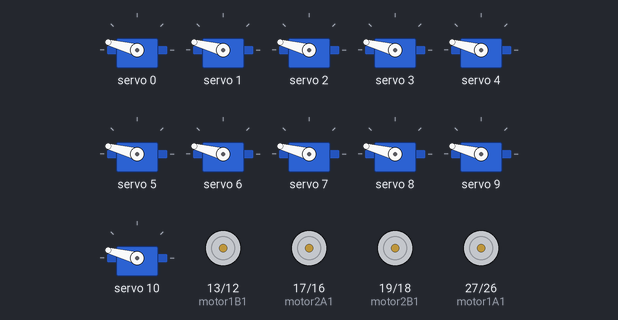
A sketch run on a simulated ESP32. Parts: 11 × servo, motor-driver pin pairs drawn as motors (green arrow = first pin HIGH = forward, orange = second pin HIGH = backward, longer = more drive). What the sketch prints to the serial monitor is not drawn.

Above: at 0.1 s.
At 2.1 s:
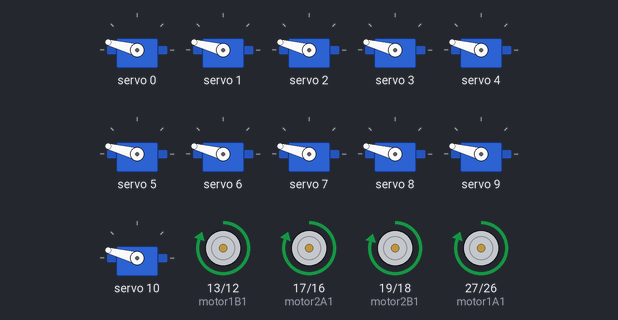
At 7.11 s:
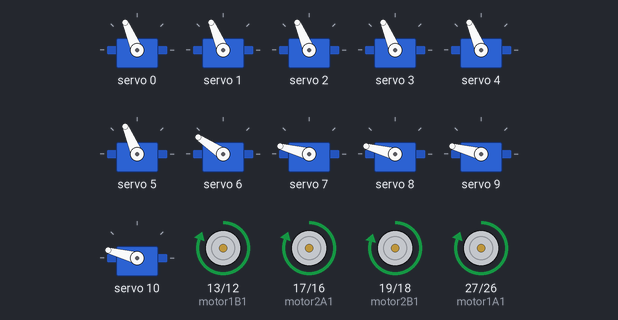
At 12.41 s:
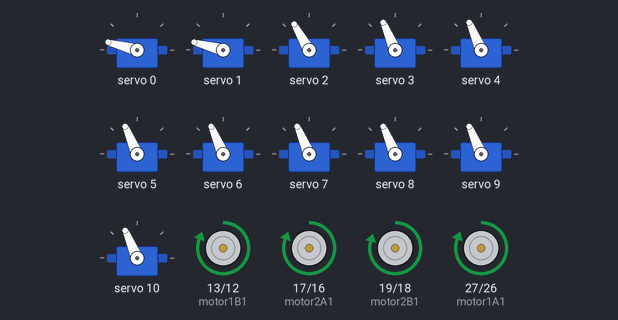
At 22.9 s:
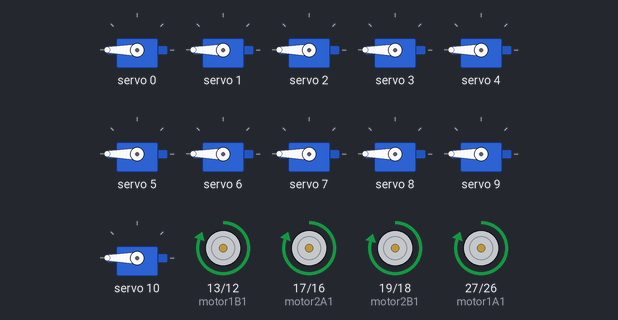
At 36.9 s:
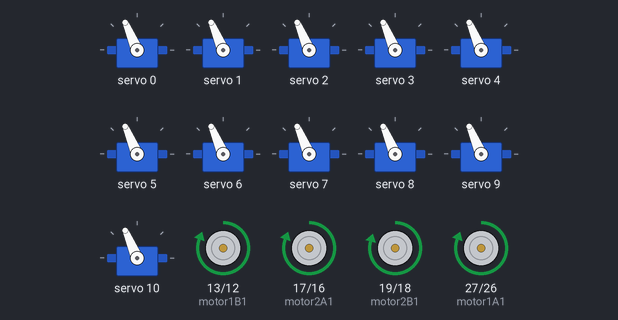
Timing chart, 0 to 40.0 s (numbered marks = the images above):
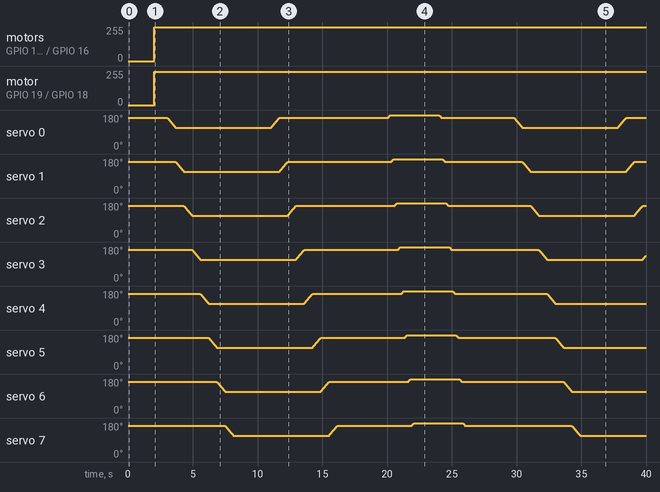

Measured:
- by itself, motor on GPIO 13 (motor1B1) / GPIO 12 (motor1B2), motor on GPIO 17 (motor2A1) / GPIO 16 (motor2A2): stopped → forward 255/255 at 2.0 s
- by itself, motor on GPIO 19 (motor2B1) / GPIO 18 (motor2B2): stopped → forward 250/255 at 2.0 s

The sketch:

HuellaFull_Adapted.ino
```cpp
#include <Wire.h>
#include <Adafruit_PWMServoDriver.h>
Adafruit_PWMServoDriver pca9685 = Adafruit_PWMServoDriver(0x40); // Dirección I2C 0x40 por defecto

int velocidadMotorPWM = 250;

const byte motor1A1 = 27; // A-1A del driver A
const byte motor1A2 = 26; // A-1B del driver A
const byte motor1B1 = 13; // B1-A del driver A
const byte motor1B2 = 12; // B2-A del driver A

const byte motor2A1 = 17; // A-1A del driver B
const byte motor2A2 = 16; // A-1B del driver B
const byte motor2B1 = 19; // B-1A del driver B (PWM)
const byte motor2B2 = 18; // B-2A del driver B

bool motor1Activado = false;
bool motor2Activado = false;

// Configuración del rango de PWM calibrado para los servos
const int SERVO_MIN = 350; // Valor mínimo de PWM para el ángulo inicial calibrado
const int SERVO_MAX = 505; // Valor máximo de PWM para el ángulo final calibrado
const int SERVO_CENTRO = 460; // Valor de PWM para el ángulo central calibrado

void setup() {
  Serial.begin(115200);
  Serial.println("Iniciando prueba de servomotores con rango calibrado...");

  // Inicializa la comunicación I2C
  Wire.begin(21, 22); // SDA en GPIO 21, SCL en GPIO 22

  // Inicializa el módulo PCA9685
  pca9685.begin();
  pca9685.setPWMFreq(50); // Frecuencia de 50 Hz para control de servos

  // Configuración de los pines como salidas
  pinMode(motor1A1, OUTPUT);
  pinMode(motor1A2, OUTPUT);
  pinMode(motor1B1, OUTPUT);
  pinMode(motor1B2, OUTPUT);

  pinMode(motor2A1, OUTPUT);
  pinMode(motor2A2, OUTPUT);
  pinMode(motor2B1, OUTPUT);
  pinMode(motor2B2, OUTPUT);

  // Inicialización de los motores apagados
  apagarMotores();

  // Coloca todos los servos en la posición central
  for (int i = 0; i < 11; i++) {
    moverServo(i, SERVO_CENTRO);
  }
  delay(2000); // Pausa de 5 segundos en la posición central

}

void loop() {
  // Ejemplo de prueba: encender los motores si no están activados
  if (!motor1Activado) {
    activarMotor1();  // Activa el motor 1 en un sentido
    motor1Activado = true;
  }

  if (!motor2Activado) {
    activarMotor2();  // Activa el motor 2 con PWM en un sentido
    motor2Activado = true;
  }


  // Mantener los motores encendidos indefinidamente
  delay(1000);

  // Mover suavemente todos los servos al ángulo mínimo calibrado
  for (int i = 0; i < 11; i++) {
    moverSuavemente(i, SERVO_CENTRO, SERVO_MIN);
  }
  delay(1000); // Quedarse 2 segundos en la posición mínima

  // Mover suavemente todos los servos al ángulo central calibrado
  for (int i = 0; i < 11; i++) {
    moverSuavemente(i, SERVO_MIN, SERVO_CENTRO);
  }
  delay(2000); // Quedarse 5 segundos en el centro

  // Mover suavemente todos los servos al ángulo máximo calibrado
  for (int i = 0; i < 11; i++) {
    moverSuavemente(i, SERVO_CENTRO, SERVO_MAX);
  }
  delay(1000); // Quedarse 2 segundos en la posición máxima

  // Mover suavemente todos los servos al ángulo central calibrado
  for (int i = 0; i < 11; i++) {
    moverSuavemente(i, SERVO_MAX, SERVO_CENTRO);
  }
  delay(2000); // Quedarse 5 segundos en el centro
}

// Función para activar el motor 1 en un solo sentido
void activarMotor1() {
  // Activa en un solo sentido
  digitalWrite(motor1A1, HIGH);
  digitalWrite(motor1A2, LOW);
  digitalWrite(motor1B1, HIGH);
  digitalWrite(motor1B2, LOW);
}

// Función para activar el motor 2 con control PWM en un solo sentido
void activarMotor2() {
  // Activa en un solo sentido con control PWM
  digitalWrite(motor2A1, HIGH);
  digitalWrite(motor2A2, LOW);
  analogWrite(motor2B1, velocidadMotorPWM); // Controla la velocidad con PWM
  digitalWrite(motor2B2, LOW);
}

// Función para apagar todos los motores
void apagarMotores() {
  digitalWrite(motor1A1, LOW);
  digitalWrite(motor1A2, LOW);
  digitalWrite(motor1B1, LOW);
  digitalWrite(motor1B2, LOW);

  digitalWrite(motor2A1, LOW);
  digitalWrite(motor2A2, LOW);
  digitalWrite(motor2B1, LOW);
  digitalWrite(motor2B2, LOW);
}

// Función para mover un servo a una posición específica
void moverServo(int numServo, int pwmValue) {
  pca9685.setPWM(numServo, 0, pwmValue);
  Serial.print("Servo ");
  Serial.print(numServo);
  Serial.print(" movido a valor PWM: ");
  Serial.println(pwmValue);
}

// Función para mover suavemente el servo desde un valor PWM a otro
void moverSuavemente(int numServo, int desde, int hasta) {
  int paso = (desde < hasta) ? 1 : -1;
  for (int pwmValue = desde; pwmValue != hasta; pwmValue += paso) {
    moverServo(numServo, pwmValue);
    delay(5); // Ajusta el valor para un movimiento más suave o rápido
  }
}
```
